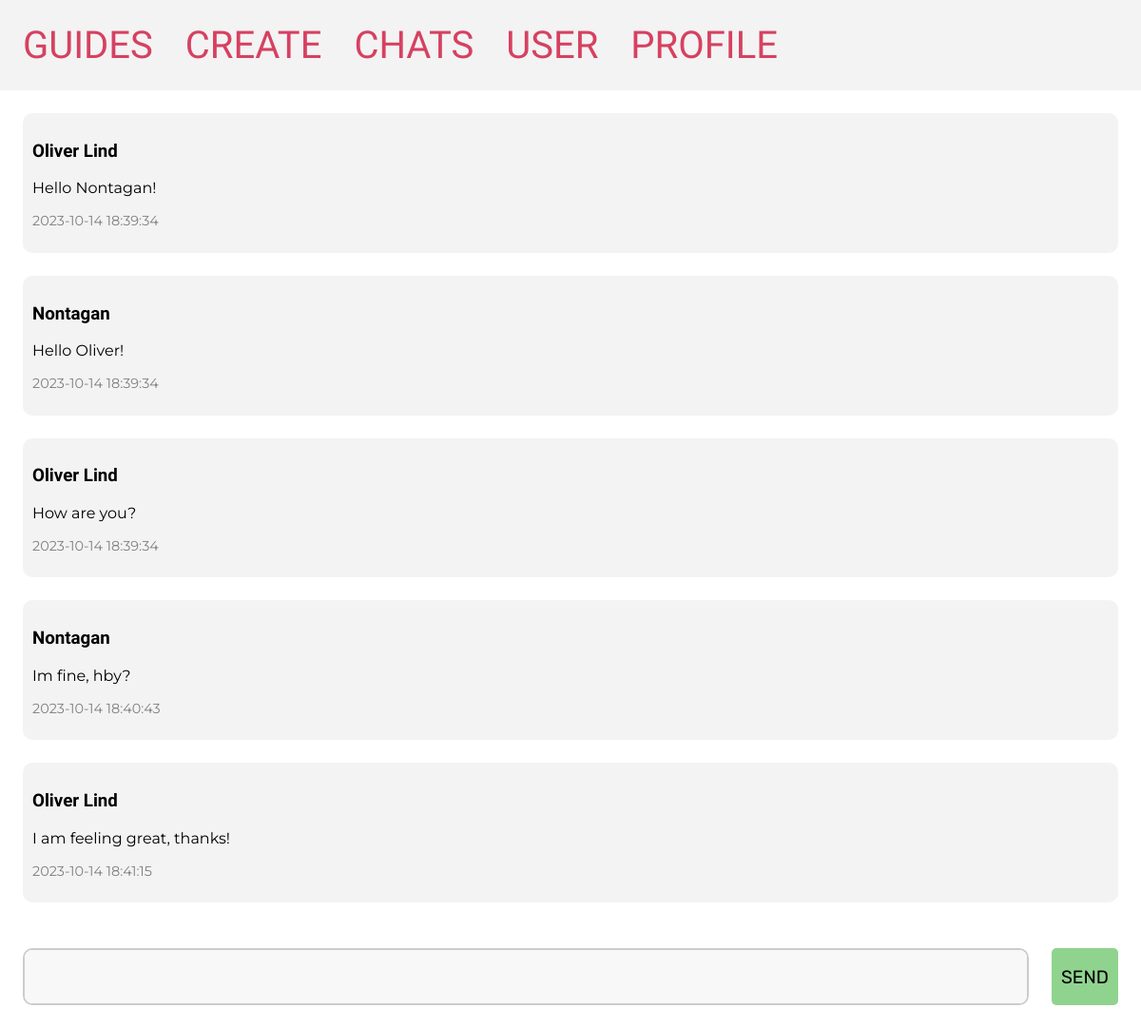
Screenshot of /1/message/ with the database file from the repository.
### tables this page shows
CREATE TABLE message
(
    id      INTEGER PRIMARY KEY AUTOINCREMENT,
    content TEXT,
    date    TIMESTAMP NOT NULL DEFAULT CURRENT_TIMESTAMP,
    inChat  INTEGER   NOT NULL,
    byUser  INTEGER   NOT NULL,
    FOREIGN KEY (byUser) REFERENCES user (id),
    FOREIGN KEY (inChat) REFERENCES chat (id)
);

CREATE TABLE user
(
    id        INTEGER PRIMARY KEY AUTOINCREMENT,
    firstname TEXT NOT NULL,
    lastname  TEXT NOT NULL,
    age       INTEGER,
    country   TEXT
);

### app.py (the view, shortened to what this page needs)
@app.route('/<int:id>/message/', methods=('GET', 'POST'))
def message(id):
    global user_id
    conn = get_db_connection()
    message = conn.execute('SELECT * FROM message, chat, user WHERE chat.id = ? AND message.inChat = chat.id AND user.id = message.byUser', (id,)).fetchall()
    return render_template('message.html', message=message)

### app.py (called while the page is built)
def get_db_connection():
    conn = sqlite3.connect('database.db')
    conn.row_factory = sqlite3.Row
    return conn

### templates/message.html
{% extends 'base.html' %}
{% block content %}
    {% for message in message %}
        <div class='post'>
            <h3>{{ message['firstname'] }}</h3>
            <p>{{ message['content'] }}</p>
            <p id="date">{{ message['date'] }}</p>
        </div>
    {% endfor %}
    <form id="message-form" method="post">
        <textarea id="messagearea" name="message" placeholder="Type here">
            {{ request.form['message'] }}
        </textarea>
        <button id="send-button" type="submit">SEND</button>
    </form>
{% endblock %}

### templates/base.html (shortened to what this page needs)
<!DOCTYPE html>
<html lang="en">
<head>
</head>
<body>
<nav>
    <a href="{{ url_for('index') }}">GUIDES</a>
    <a href="{{ url_for('create') }}">CREATE</a>
    <a href="{{ url_for('chat') }}">CHATS</a>
    <a href="{{ url_for('user') }}">USER</a>
    <a href="{{ url_for('profile') }}">PROFILE</a>
</nav>
<div class="content">
    {% block content %} {% endblock %}
</div>
</body>
</html>

### templates/base.html (style rules this page uses)
.post { padding: 10px; margin: 2vw; background-color: #f3f3f3; border-radius: 10px; }
body { margin: 0; }
nav { background-color: #f3f3f3; padding: 2vw; }
nav a { color: #d64161; font-size: 2.5em; margin-right: 30px; text-decoration: none; font-family: 'Onest', sans-serif; }
h1, h2, h3 { font-family: 'Lexend', sans-serif; }
p { font-family: 'Montserrat', sans-serif; }
a { font-family: 'Rubik', sans-serif; text-decoration: none; }
#send-button { font-family: 'Rubik', sans-serif; font-size: 1.2em; margin-right: 2vw; margin-top: 2vw; padding: 10px; height: 60px; border-radius: 5px; outline: none; border: none; background-color: #8fd38f; transition: 300ms; }
textarea { height: 60px; margin: 2vw; padding: 12px 0.8em; box-sizing: border-box; font-family: 'Montserrat', sans-serif; resize: none; border: 2px solid #ccc; border-radius: 10px; background-color: #f8f8f8; font-size: 16px; }
#messagearea { height: 60px; width: 100%; margin-top: 2vw; padding: 12px 0.8em; box-sizing: border-box; font-family: 'Montserrat', sans-serif; resize: none; border: 2px solid #ccc; border-radius: 10px; background-color: #f8f8f8; font-size: 16px; }
#date { color: grey; font-size: 0.9rem; }
#message-form { display: flex; vertical-align: center; justify-content: space-between; }

### rows the page displays
message: firstname "Oliver Lind", content "Hello Nontagan!", date "2023-10-14 18:39:34"
message: firstname "Nontagan", content "Hello Oliver!", date "2023-10-14 18:39:34"
message: firstname "Oliver Lind", content "How are you?", date "2023-10-14 18:39:34"
message: firstname "Nontagan", content "Im fine, hby?", date "2023-10-14 18:40:43"
message: firstname "Oliver Lind", content "I am feeling great, thanks!", date "2023-10-14 18:41:15"
